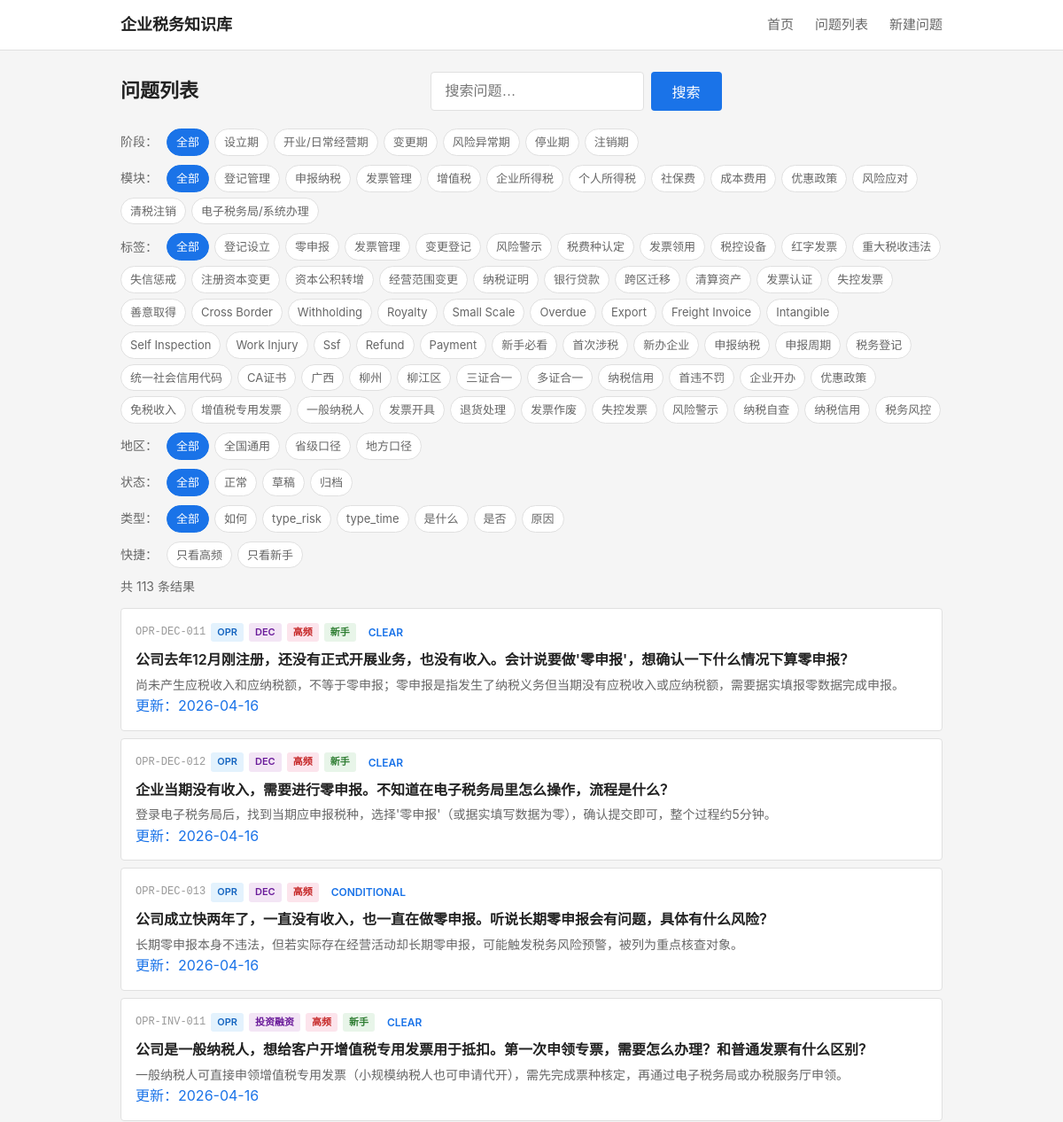
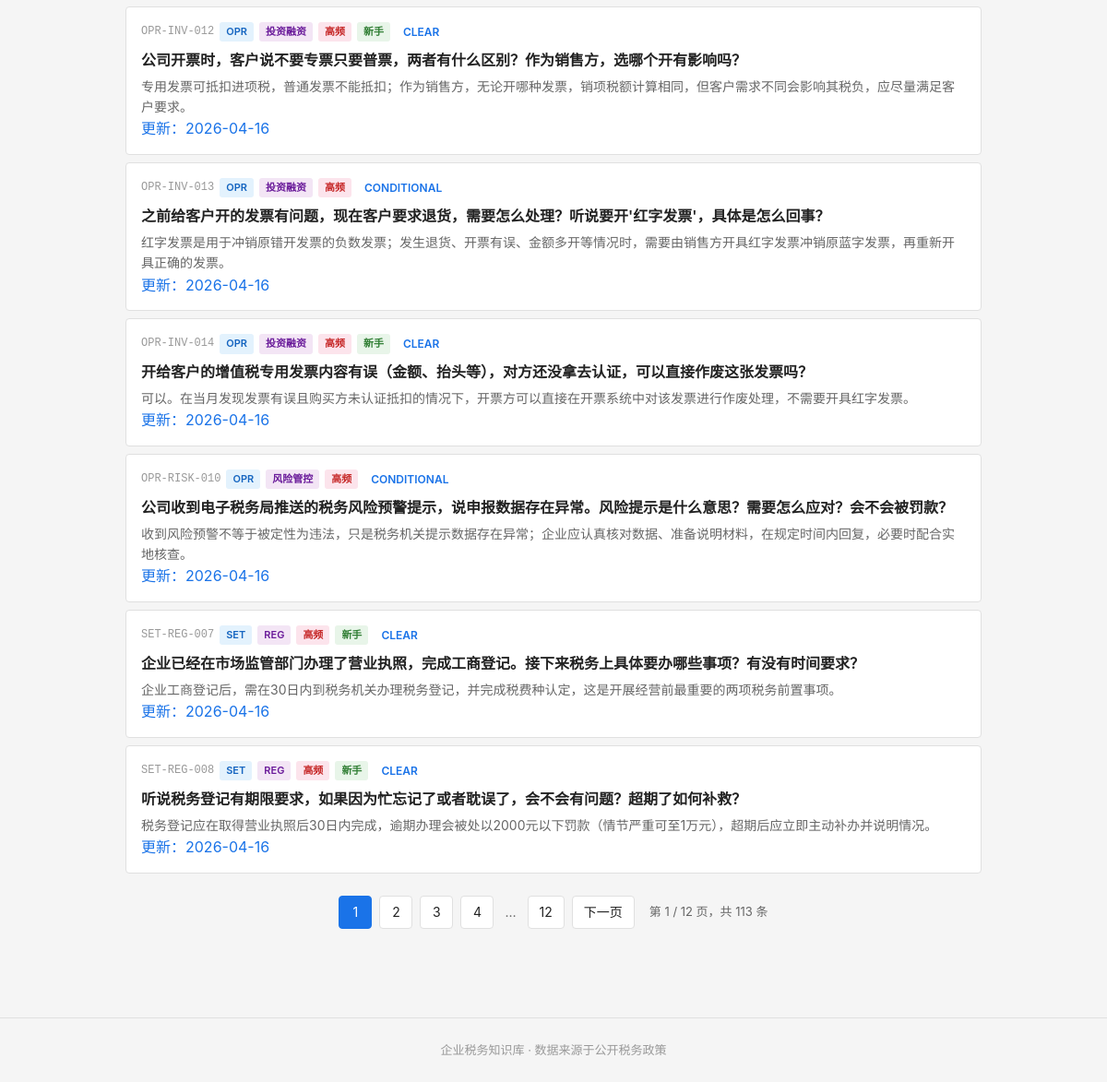
Page /questions on the earlier database version (2 pictures, top to bottom).
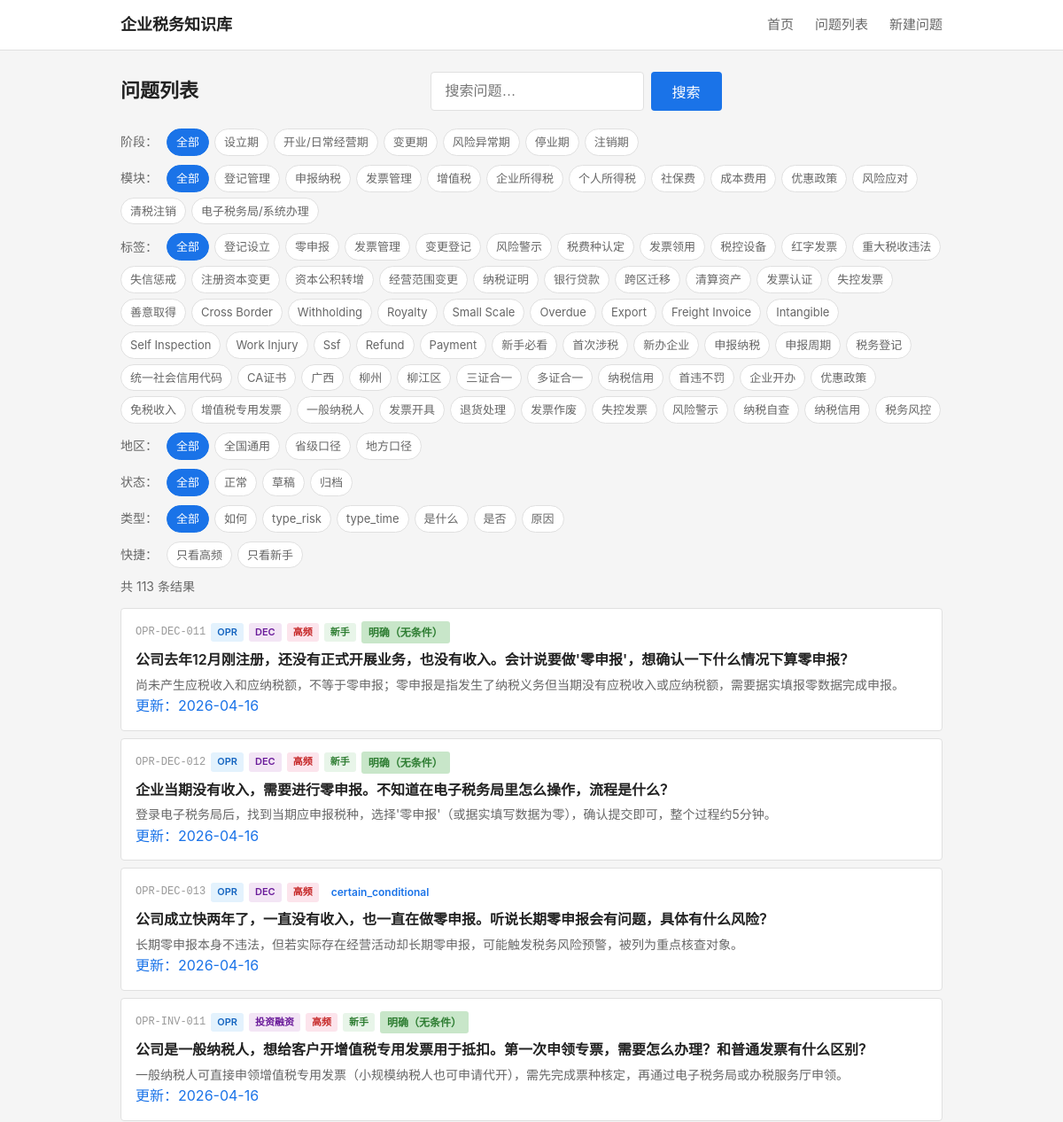
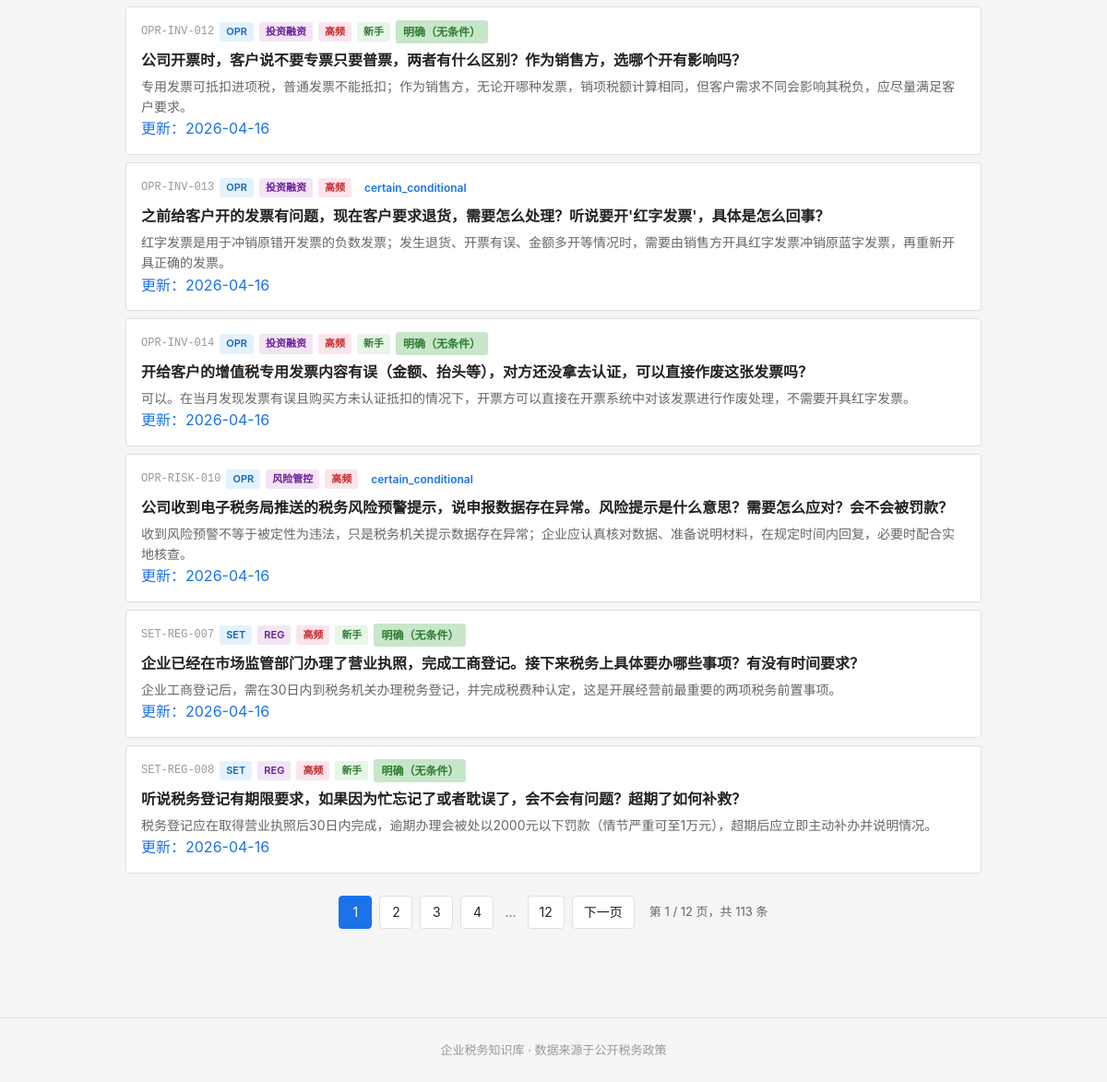
Same page on the later database version (2 pictures, top to bottom).
### tables this page shows
CREATE TABLE tag_dict (
    id              INTEGER PRIMARY KEY AUTOINCREMENT,
    tag_code        TEXT NOT NULL UNIQUE,
    tag_name        TEXT NOT NULL,
    tag_category    TEXT,
    parent_id       INTEGER,
    display_order   INTEGER NOT NULL DEFAULT 1,
    status          TEXT NOT NULL DEFAULT 'active',

    FOREIGN KEY (parent_id) REFERENCES tag_dict(id) ON DELETE SET NULL
);

CREATE TABLE question_master (
    id              INTEGER PRIMARY KEY AUTOINCREMENT,
    question_code   TEXT NOT NULL UNIQUE,
    question_title  TEXT NOT NULL,
    question_plain  TEXT NOT NULL,

    -- 分类
    stage_code      TEXT NOT NULL,
    module_code     TEXT NOT NULL,
    question_type   TEXT NOT NULL,

    -- 答案
    one_line_answer TEXT NOT NULL,
    detailed_answer TEXT,
    core_definition TEXT,

    -- 条件与边界
    applicable_conditions TEXT,
    exceptions_boundary   TEXT,

    -- 实务
    practical_steps TEXT,
    risk_warning    TEXT,

    -- 适用范围
    scope_level     TEXT NOT NULL DEFAULT 'scope_national',
    local_region    TEXT,

    -- 确定性
    answer_certainty TEXT NOT NULL DEFAULT 'certain_clear',

    -- 元数据
    keywords        TEXT,
    high_frequency_flag INTEGER NOT NULL DEFAULT 0,
    newbie_flag     INTEGER NOT NULL DEFAULT 0,

    -- 版本管理
    status          TEXT NOT NULL DEFAULT 'draft',
    version_no      INTEGER NOT NULL DEFAULT 1,

    -- 审计字段
    created_at      TEXT NOT NULL DEFAULT (datetime('now')),
    updated_at      TEXT NOT NULL DEFAULT (datetime('now'))
);

### backend/app.py (the view)
    @app.route('/questions')
    def questions_list():
        from services.question_service import QuestionService
        svc = QuestionService()
        stage = request.args.get('stage')
        module = request.args.get('module')
        tag = request.args.get('tag')
        qtype = request.args.get('qtype')
        page = int(request.args.get('page', 1))
        page_size = 10
        result = svc.list_questions(
            stage=stage, module=module, tag=tag,
            page=page, page_size=page_size,
            hf=request.args.get('hf'),
            newbie=request.args.get('newbie'),
            keyword=request.args.get('keyword'),
            region=request.args.get('region'),
            status=request.args.get('status'),
            qtype=qtype
        )
        stages = svc.get_stages()
        modules = svc.get_modules()
        all_tags = svc.get_all_tags()
        question_types = svc.get_question_types()
        keyword = request.args.get('keyword', '')
        current_region = request.args.get('region', '')
        current_status = request.args.get('status', '')
        return render_template('questions.html',
                               stages=stages, modules=modules, all_tags=all_tags,
                               questions=result['questions'], total=result['total'],
                               page=page, page_size=page_size,
                               current_stage=stage, current_module=module, current_tag=tag,
                               keyword=keyword,
                               current_region=current_region, current_status=current_status,
                               question_types=question_types, current_qtype=qtype)

### frontend/templates/questions.html (shortened to what this page needs)
{% extends "base.html" %}
{% macro certainty_label(code) %}
    {% if code == 'certain_clear' %}<span class="certainty-tag clear">明确（无条件）</span>
    {% elif code == 'certain_condition' %}<span class="certainty-tag condition">有条件</span>
    {% elif code == 'certain_dispute' %}<span class="certainty-tag dispute">有争议</span>
    {% elif code == 'certain_practice' %}<span class="certainty-tag practice">实务做法</span>
    {% else %}<span class="certainty-tag">{{ code }}</span>{% endif %}
{% endmacro %}
{% macro filter_url(overrides) %}
{%- set qs = [] -%}
{%- if current_stage and 'stage' not in overrides %}{% set qs = qs + ['stage=' ~ current_stage] %}{% endif -%}
{%- if current_module and 'module' not in overrides %}{% set qs = qs + ['module=' ~ current_module] %}{% endif -%}
{%- if current_tag and 'tag' not in overrides %}{% set qs = qs + ['tag=' ~ current_tag] %}{% endif -%}
{%- if keyword and 'keyword' not in overrides %}{% set qs = qs + ['keyword=' ~ keyword] %}{% endif -%}
{%- if request.args.get('hf') and 'hf' not in overrides %}{% set qs = qs + ['hf=1'] %}{% endif -%}
{%- if request.args.get('newbie') and 'newbie' not in overrides %}{% set qs = qs + ['newbie=1'] %}{% endif -%}
{%- if current_region and 'region' not in overrides %}{% set qs = qs + ['region=' ~ current_region] %}{% endif -%}
{%- if current_status and 'status' not in overrides %}{% set qs = qs + ['status=' ~ current_status] %}{% endif -%}
{%- if current_qtype and 'qtype' not in overrides %}{% set qs = qs + ['qtype=' ~ current_qtype] %}{% endif -%}
{%- for k, v in overrides.items() %}{% if v %}{% set qs = qs + [k ~ '=' ~ v] %}{% endif %}{% endfor -%}
{{- '/questions' ~ ('?' ~ qs | join('&') if qs else '') -}}
{% endmacro %}
{% macro stage_label(code) %}
    {% if code == 'setup' %}设立
    {% elif code == 'operation' %}经营
    {% elif code == 'change' %}变更
    {% elif code == 'dissolution' %}注销
    {% elif code == 'cross_border' %}跨境
    {% else %}{{ code }}{% endif %}
{% endmacro %}
{% macro module_label(code) %}
    {% if code == 'SSF' %}财税处理
    {% elif code == 'OPR' %}运营管理
    {% elif code == 'TAX' %}税务申报
    {% elif code == 'INV' %}投资融资
    {% elif code == 'SET' %}设立合规
    {% elif code == 'RISK' %}风险管控
    {% elif code == 'CIT' %}企业所得税
    {% elif code == 'CLS' %}涉税争议
    {% elif code == 'POLICY' %}政策法规
    {% elif code == 'ACCT' %}会计核算
    {% else %}{{ code }}{% endif %}
{% endmacro %}
{% macro question_type_label(code) %}
    {% if code == 'type_why' %}原因
    {% elif code == 'type_whether' %}是否
    {% elif code == 'type_how' %}如何
    {% elif code == 'type_what' %}是什么
    {% elif code == 'type_when' %}何时
    {% elif code == 'type_where' %}何地
    {% elif code == 'type_who' %}何人
    {% elif code == 'type_how_much' %}多少
    {% elif code == 'type_why_not' %}为何不
    {% else %}{{ code }}{% endif %}
{% endmacro %}
{% block main %}
<div class="page-header">
    <h1>问题列表</h1>
    <form action="/questions" method="get" class="search-form">
        <input type="text" name="keyword" placeholder="搜索问题…" class="search-input" value="{{ keyword }}">
        <button type="submit" class="search-btn">搜索</button>
    </form>
</div>
<div class="filters">
    <span class="filter-label">阶段：</span>
    <a href="{{ filter_url({'stage': ''}) }}" class="filter-chip {% if not current_stage %}active{% endif %}">全部</a>
    {% for s in stages %}
    <a href="{{ filter_url({'stage': s.tag_code}) }}" class="filter-chip {% if current_stage == s.tag_code %}active{% endif %}">{{ s.tag_name }}</a>
    {% endfor %}
</div>
<div class="filters">
    <span class="filter-label">模块：</span>
    <a href="{{ filter_url({'module': ''}) }}" class="filter-chip {% if not current_module %}active{% endif %}">全部</a>
    {% for m in modules %}
    <a href="{{ filter_url({'module': m.tag_code}) }}" class="filter-chip {% if current_module == m.tag_code %}active{% endif %}">{{ m.tag_name }}</a>
    {% endfor %}
</div>
{% if all_tags %}
{% set business_tags = all_tags | selectattr('tag_category', 'equalto', 'business') | list %}
{% if business_tags %}
<div class="filters">
    <span class="filter-label">标签：</span>
    <a href="{{ filter_url({'tag': ''}) }}" class="filter-chip {% if not current_tag %}active{% endif %}">全部</a>
    {% for t in business_tags %}
    <a href="{{ filter_url({'tag': t.tag_code}) }}" class="filter-chip {% if current_tag == t.tag_code %}active{% endif %}">{{ t.tag_name }}</a>
    {% endfor %}
</div>
{% endif %}
{% endif %}
<div class="filters">
    <span class="filter-label">地区：</span>
    <a href="{{ filter_url({'region': ''}) }}" class="filter-chip {% if not current_region %}active{% endif %}">全部</a>
    <a href="{{ filter_url({'region': 'scope_national'}) }}" class="filter-chip {% if current_region == 'scope_national' %}active{% endif %}">全国通用</a>
    <a href="{{ filter_url({'region': 'scope_provincial'}) }}" class="filter-chip {% if current_region == 'scope_provincial' %}active{% endif %}">省级口径</a>
    <a href="{{ filter_url({'region': 'scope_local'}) }}" class="filter-chip {% if current_region == 'scope_local' %}active{% endif %}">地方口径</a>
</div>
<div class="filters">
    <span class="filter-label">状态：</span>
    <a href="{{ filter_url({'status': ''}) }}" class="filter-chip {% if not current_status %}active{% endif %}">全部</a>
    <a href="{{ filter_url({'status': 'active'}) }}" class="filter-chip {% if current_status == 'active' %}active{% endif %}">正常</a>
    <a href="{{ filter_url({'status': 'draft'}) }}" class="filter-chip {% if current_status == 'draft' %}active{% endif %}">草稿</a>
    <a href="{{ filter_url({'status': 'archived'}) }}" class="filter-chip {% if current_status == 'archived' %}active{% endif %}">归档</a>
</div>
<div class="filters">
    <span class="filter-label">类型：</span>
    <a href="{{ filter_url({'qtype': ''}) }}" class="filter-chip {% if not current_qtype %}active{% endif %}">全部</a>
    {% for t in question_types %}
    <a href="{{ filter_url({'qtype': t.type_code}) }}" class="filter-chip {% if current_qtype == t.type_code %}active{% endif %}">{{ question_type_label(t.type_code) }}</a>
    {% endfor %}
</div>
<div class="filters filters-quick">
    <span class="filter-label">快捷：</span>
    <a href="{{ filter_url({'hf': '1'}) }}" class="filter-chip {% if request.args.get('hf') == '1' %}active{% endif %}">只看高频</a>
    <a href="{{ filter_url({'newbie': '1'}) }}" class="filter-chip {% if request.args.get('newbie') == '1' %}active{% endif %}">只看新手</a>
</div>
{% if questions %}
<p class="result-count">共 {{ total }} 条结果</p>
<ul class="question-list">
    {% for q in questions %}
    <li class="question-item">
        <a href="/question/{{ q.question_code }}" class="question-link">
            <div class="q-meta">
                <span class="q-code">{{ q.question_code }}</span>
                <span class="q-badge stage">{{ stage_label(q.stage_code) }}</span>
                <span class="q-badge module">{{ module_label(q.module_code) }}</span>
                {% if q.high_frequency_flag %}
                <span class="q-badge hf">高频</span>
                {% endif %}
                {% if q.newbie_flag %}
                <span class="q-badge newbie">新手</span>
                {% endif %}
                {{ certainty_label(q.answer_certainty) }}
            </div>
            {% if keyword %}
            <div class="q-title">{{ q.question_plain | replace(keyword, '<mark>' ~ keyword ~ '</mark>') | safe }}</div>
            <div class="q-answer">{{ q.one_line_answer | replace(keyword, '<mark>' ~ keyword ~ '</mark>') | safe }}</div>
            {% else %}
            <div class="q-title">{{ q.question_plain }}</div>
            <div class="q-answer">{{ q.one_line_answer }}</div>
            {% endif %}
            {% if q.updated_at %}<div class="q-updated">更新：{{ q.updated_at[:10] }}</div>{% endif %}
        </a>
    </li>
    {% endfor %}
</ul>
{% if total > page_size %}
{% set total_pages = ((total - 1) // page_size) + 1 %}
{% set base_url = '/questions?' ~ 'stage=' ~ (current_stage or '') ~ '&module=' ~ (current_module or '') ~ '&tag=' ~ (current_tag or '') ~ '&keyword=' ~ keyword ~ '&region=' ~ current_region ~ '&status=' ~ current_status ~ '&qtype=' ~ (current_qtype or '') %}
<div class="pagination">
    {% set start = [1, page - 3] | max %}
    {% set end = [total_pages, page + 3] | min %}
    {% for p in range(start, end + 1) %}
    <a href="{{ base_url }}&page={{ p }}" class="page-btn page-num {% if p == page %}active{% endif %}">{{ p }}</a>
    {% endfor %}
    {% if end < total_pages %}
    {% if end < total_pages - 1 %}<span class="page-ellipsis">…</span>{% endif %}
    <a href="{{ base_url }}&page={{ total_pages }}" class="page-btn page-num">{{ total_pages }}</a>
    {% endif %}
    {% if page * page_size < total %}
    <a href="{{ base_url }}&page={{ page+1 }}" class="page-btn">下一页</a>
    {% endif %}
    <span class="page-info">第 {{ page }} / {{ total_pages }} 页，共 {{ total }} 条</span>
</div>
{% endif %}
{% else %}
<p class="empty-state">没有找到符合条件的問題。</p>
{% endif %}
{% endblock %}

### frontend/templates/base.html (shortened to what this page needs)
<!DOCTYPE html>
<html lang="zh-CN">
<head>
    <link rel="stylesheet" href="{{ url_for('static', filename='css/style.css') }}">
</head>
<body>
    <header class="site-header">
        <div class="container header-inner">
            <a href="/" class="logo">企业税务知识库</a>
            <nav class="main-nav">
                <a href="/">首页</a>
                <a href="/questions">问题列表</a>
                <a href="/question/new">新建问题</a>
            </nav>
        </div>
    </header>
    <main class="container main-content">
        {% block main %}{% endblock %}
    </main>
    <footer class="site-footer">
        <div class="container">
            <p>企业税务知识库 · 数据来源于公开税务政策</p>
        </div>
    </footer>
</body>
</html>

Differences in the rows shown:
changed question_master "公司去年12月刚注册，还没有正式开展业务，也没有收入。会计说要做'零申报'，想确认一下什么情况下算零申报？": answer_certainty "CLEAR" → (not shown); now shows "明确（无条件）"
changed question_master "企业当期没有收入，需要进行零申报。不知道在电子税务局里怎么操作，流程是什么？": answer_certainty "CLEAR" → (not shown); now shows "明确（无条件）"
changed question_master "公司成立快两年了，一直没有收入，也一直在做零申报。听说长期零申报会有问题，具体有什么风险？": answer_certainty "CONDITIONAL" → "certain_conditional"
changed question_master "公司是一般纳税人，想给客户开增值税专用发票用于抵扣。第一次申领专票，需要怎么办理？和普通发票有什么区别？": answer_certainty "CLEAR" → (not shown); now shows "明确（无条件）"
changed question_master "公司开票时，客户说不要专票只要普票，两者有什么区别？作为销售方，选哪个开有影响吗？": answer_certainty "CLEAR" → (not shown); now shows "明确（无条件）"
changed question_master "之前给客户开的发票有问题，现在客户要求退货，需要怎么处理？听说要开'红字发票'，具体是怎么回事？": answer_certainty "CONDITIONAL" → "certain_conditional"
changed question_master "开给客户的增值税专用发票内容有误（金额、抬头等），对方还没拿去认证，可以直接作废这张发票吗？": answer_certainty "CLEAR" → (not shown); now shows "明确（无条件）"
changed question_master "公司收到电子税务局推送的税务风险预警提示，说申报数据存在异常。风险提示是什么意思？需要怎么应对？会不会被罚款？": answer_certainty "CONDITIONAL" → "certain_conditional"
changed question_master "企业已经在市场监管部门办理了营业执照，完成工商登记。接下来税务上具体要办哪些事项？有没有时间要求？": answer_certainty "CLEAR" → (not shown); now shows "明确（无条件）"
changed question_master "听说税务登记有期限要求，如果因为忙忘记了或者耽误了，会不会有问题？超期了如何补救？": answer_certainty "CLEAR" → (not shown); now shows "明确（无条件）"
